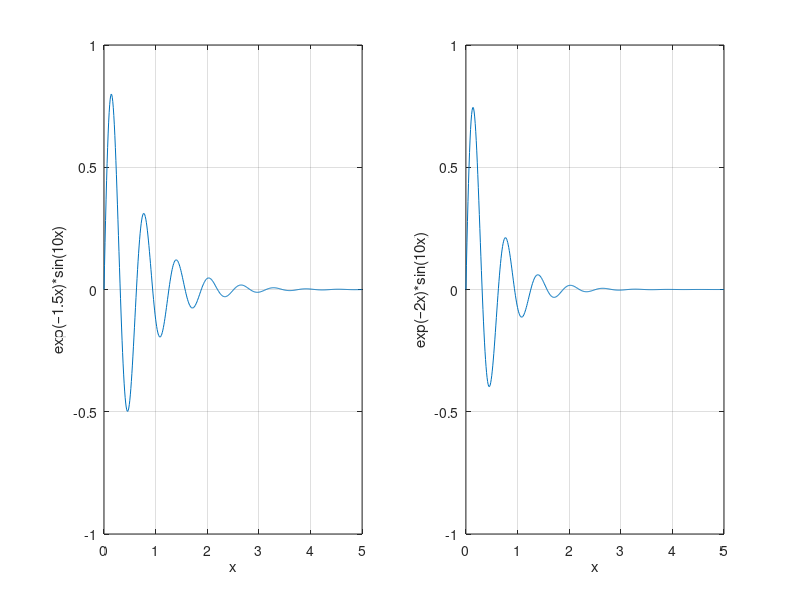

The MATLAB source for this figure:
x = [0:0.01:5];
y = exp(-1.5*x).*sin(10*x);
subplot(1,2,1)
plot(x,y), xlabel('x'),ylabel('exp(–1.5x)*sin(10x)'),axis([0 5 -1 1])
grid on
y = exp(-2*x).*sin(10*x);
subplot(1,2,2)
plot(x,y),xlabel('x'),ylabel('exp(–2x)*sin(10x)'),axis([0 5 -1 1])
grid on
